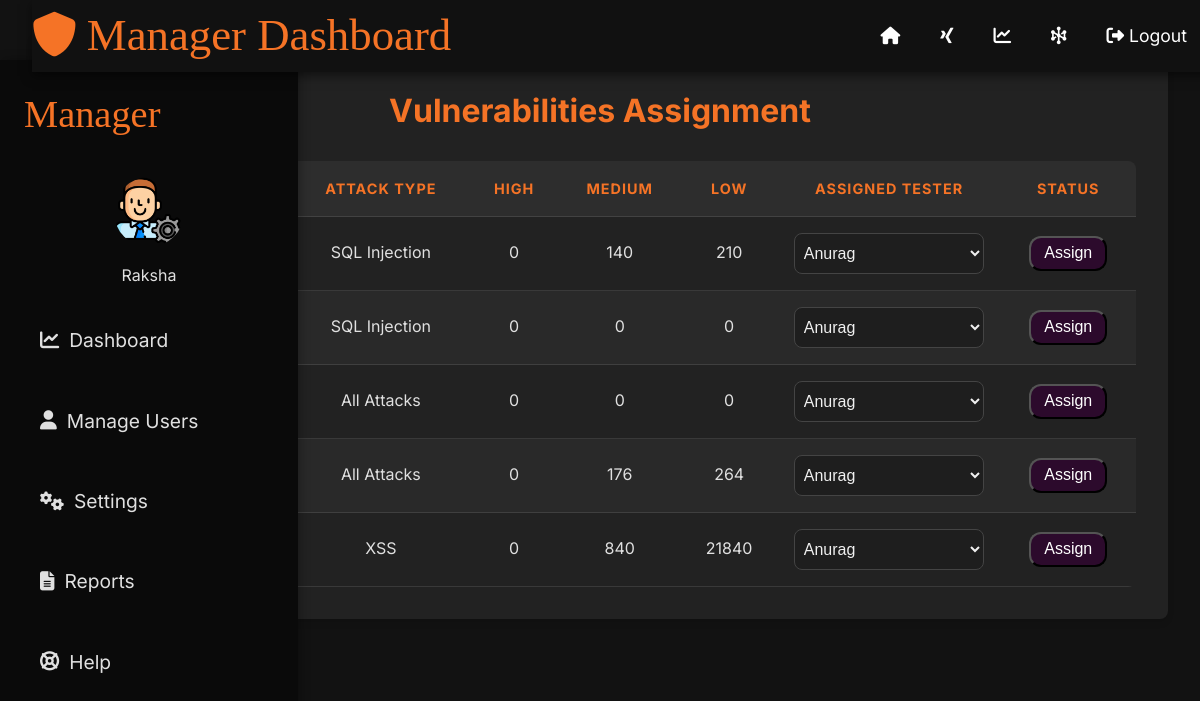
The page /user/3 (signed in) on the database its author committed.
### app.py (models this page shows)
class User(UserMixin, db.Model):
    id = db.Column(db.Integer, primary_key=True)
    name = db.Column(db.String(100), nullable=False)
    email = db.Column(db.String(120), unique=True, nullable=False)
    password = db.Column(db.String(200), nullable=False)
    role = db.Column(db.Enum('user', 'tester', 'admin', name='user_roles'), default='user', nullable=False)
    scanned_urls = db.relationship('ScannedURL', backref='owner', lazy=True)

class ScannedURL(db.Model):
    id = db.Column(db.Integer, primary_key=True)
    target_url = db.Column(db.String(200), nullable=False)
    attack_type = db.Column(db.String(100), nullable=False)
    scan_duration = db.Column(db.Float, nullable=False)
    high_count = db.Column(db.Integer, default=0)
    medium_count = db.Column(db.Integer, default=0)
    low_count = db.Column(db.Integer, default=0)
    report_path = db.Column(db.String(300), nullable=True)
    user_id = db.Column(db.Integer, db.ForeignKey('user.id'), nullable=False)
    tester_assigned = db.Column(Enum('yes', 'no', name='tester_assigned'), default='no', nullable=False)

### app.py (the view)
@app.route('/user/<int:user_id>')
@login_required
def user_vulnerabilities(user_id):
    if current_user.role != 'admin':
        abort(403)  # Forbidden if the user is not an admin
    user = User.query.get_or_404(user_id)
    vulnerabilities = ScannedURL.query.filter_by(user_id=user.id).all()
    testers = User.query.filter_by(role='tester').all()
    vulnerabilities_with_tester = []
    for vulnerability in vulnerabilities:
        assigned_tester = Tester.query.filter_by(scanned_url_id=vulnerability.id).first()
        if assigned_tester:
            vulnerability.tester_assigned = 'yes'
            vulnerability.tester_status = assigned_tester.status  # Add status
            vulnerability.tester_name = assigned_tester.tester.name  # Add tester's name
        else:
            vulnerability.tester_assigned = 'no'
            vulnerability.tester_status = None
            vulnerability.tester_name = None
        vulnerabilities_with_tester.append(vulnerability)
    return render_template('user_vulnerabilities.html',
                           user=user,
                           vulnerabilities=vulnerabilities_with_tester,
                           testers=testers)

### app.py (called while the page is built)
@login_manager.user_loader
def load_user(user_id):
    return User.query.get(int(user_id))

### templates/user_vulnerabilities.html (shortened to what this page needs)
<!DOCTYPE html>
<html lang="en">
<head>
    <link href="https://cdnjs.cloudflare.com/ajax/libs/font-awesome/6.7.1/css/all.min.css" rel="stylesheet">
</head>
<body>
    <div class="navbar">
        <div class="logo">
            <i class="fa-solid fa-shield"></i>
            Manager Dashboard
        </div>
        <div class="navContent">
            <a href="/"><i class="fa-solid fa-house"></i></a>
            <a href="/home"><i class="fa-brands fa-xing"></i></a>
            <a href="/dashboard"><i class="fa-solid fa-chart-line"></i></a>
            <a href = "/payloads"><i class="fa-solid fa-hexagon-nodes"></i></a>
            {% if session['logged_in'] %}
            <a href="/logout"><i class="fa-solid fa-sign-out-alt"></i> Logout</a>
            {% else %}
            <a href="/login"><i class="fa-solid fa-sign-in-alt"></i> Login</a>
            {% endif %}
        </div>
    </div>
    <div class="sidebar">
        <div class="logo">Manager</div>
        <div class="manager-info">
            <img src="{{ url_for('static', filename='avatar.png') }}" alt="Manager Avatar" class="manager-avatar">
            <p class="manager-name">{{current_user.name}}</p>
        </div>
        <ul>
            <li><a href="{{url_for('dashboard')}}"><i class="fa-solid fa-chart-line"></i> Dashboard</a></li>
            <li><a href="/users"><i class="fa-solid fa-user"></i>Manage Users</a></li>
            <li><a href="/settings"><i class="fa-solid fa-cogs"></i> Settings</a></li>
            <li><a href="/reports"><i class="fa-solid fa-file-alt"></i> Reports</a></li>
            <li><a href="/help"><i class="fa-solid fa-life-ring"></i> Help</a></li>
        </ul>
    </div>
    <div class="container">
        <h1>Vulnerabilities Assignment</h1>
        <table>
            <thead>
                <tr>
                    <th>Target URL</th>
                    <th>Attack Type</th>
                    <th>High</th>
                    <th>Medium</th>
                    <th>Low</th>
                    <th>Assigned Tester</th>
                    <th>Status</th>
                </tr>
            </thead>
            <tbody>
                {% for vulnerability in vulnerabilities %}
                <tr>
                    <td>{{ vulnerability.target_url }}</td>
                    <td>{{ vulnerability.attack_type }}</td>
                    <td class="severity-high">{{ vulnerability.high_count }}</td>
                    <td class="severity-medium">{{ vulnerability.medium_count }}</td>
                    <td class="severity-low">{{ vulnerability.low_count }}</td>
                        {% if vulnerability.tester_assigned == 'yes' %}
                            <td>{{ vulnerability.tester_name }}</td><td> {{ vulnerability.tester_status }}</td>
                        {% else %}
                                <form class="assign-form" method="POST" action="{{ url_for('assign_tester', scan_id=vulnerability.id) }}" onsubmit="return showToast(event)">
                                    <td><select name="tester_id" class = "styled-dropdown">
                                        {% for tester in testers %}
                                        <option value="{{ tester.id }}">{{ tester.name }}</option>
                                        {% endfor %}
                                    </select></td>
                                    <td><button class="assign-btn" type="submit">Assign</button></td>
                                </form>
                        {% endif %}
                </tr>
                {% endfor %}
            </tbody>
        </table>
    </div>
</body>
</html>

### templates/user_vulnerabilities.html (style rules this page uses)
:root { --bg-dark: #121212; --bg-darker: #0a0a0a; --text-light: #e0e0e0; --accent-orange: #f57326; --accent-dark-red: #5d0606; --table-border: rgba(255, 255, 255, 0.1); }
body { font-family: 'Inter', sans-serif; background-color: var(--bg-dark); color: var(--text-light); line-height: 1.6; padding: 2rem; margin: 0; }
.container { max-width: 1200px; margin: 0 auto; background-color: #222222; border-radius: 8px; padding: 2rem; box-shadow: 0 4px 6px rgba(0, 0, 0, 0.1); }
h1 { color: var(--accent-orange); margin-bottom: 1.5rem; text-align: center; font-size: 2rem; }
table { width: 100%; border-collapse: separate; border-spacing: 0; border-radius: 8px; overflow: hidden; }
th, td { padding: 1rem; text-align: center; border-bottom: 1px solid var(--table-border); }
th { background-color: rgba(255, 255, 255, 0.05); color: var(--accent-orange); text-transform: uppercase; font-size: 0.9rem; letter-spacing: 1px; }
tr:nth-child(even) { background-color: rgba(255, 255, 255, 0.03); }
.styled-dropdown { width: 100%; max-width: 220px; padding: 10px 5px; border: 1px solid #444; border-radius: 8px; background-color: #1e1e1e; color: #f0f0f0; font-size: 1rem; cursor: pointer; position: relative; transition: border-color 0.3s, box-shadow 0.3s; }
.styled-dropdown option { background-color: #1e1e1e; color: #f0f0f0; }
.navbar { display: flex; align-items: center; justify-content: space-between; background: #111; box-shadow: 0 4px 10px rgba(0, 0, 0, 0.5); position: fixed; top: 0; width: 100%; z-index: 1000; }
.logo { font-size: 2.8rem; color: #f57326; display: flex; align-items: center; gap: 10px; font-family: "Themiru", serif; }
.navContent { display: flex; gap: 2.5rem; font-size: 1.1rem; list-style: none; padding-right: 45px; justify-content: flex-end; }
.navContent a { text-decoration: none; color: #fff; transition: color 0.3s ease-in-out; }
.styled-dropdown::after { content: '\f078'; font-family: 'Font Awesome 6 Free'; font-weight: 900; position: absolute; right: 12px; top: 50%; transform: translateY(-50%); color: var(--text-light); }
.assign-btn { font-size: 1rem; background: rgb(44,10,44); color: white; border-radius: 12px; padding: .4rem .8rem; cursor: pointer; }
.sidebar { position: fixed; top: 60px; left: 0; width: 250px; height: calc(100vh - 60px); background-color: var(--bg-darker); padding: 1.5rem; box-shadow: 2px 0 10px rgba(0, 0, 0, 0.3); overflow-y: auto; z-index: 999; }
.sidebar .logo { font-size: 2.4rem; text-align: center; margin-bottom: 2rem; color: var(--accent-orange); }
.sidebar .manager-info { text-align: center; margin-bottom: 1.5rem; }
.sidebar .manager-avatar { width: 70px; height: 70px; border-radius: 50%; object-fit: cover; }
.sidebar .manager-name { color: var(--text-light); margin-top: 0.5rem; }
.sidebar ul { list-style: none; padding: 0; }
.sidebar ul li { margin-bottom: 1.5rem; }
.sidebar ul li a { text-decoration: none; color: var(--text-light); font-size: 1.2rem; display: flex; align-items: center; gap: 10px; padding: 0.8rem 1rem; border-radius: 6px; transition: background 0.3s ease-in-out; }

### rows shown on the page
User: name "Raksha"
ScannedURL: attack_type "SQL Injection", high_count "0", medium_count "140", low_count "210"
ScannedURL: attack_type "SQL Injection", high_count "0", medium_count "0", low_count "0"
ScannedURL: attack_type "All Attacks", high_count "0", medium_count "0", low_count "0"
ScannedURL: attack_type "All Attacks", high_count "0", medium_count "176", low_count "264"
ScannedURL: attack_type "XSS", high_count "0", medium_count "840", low_count "21840"

### other values the page prints
form field tester_id "Anurag"
